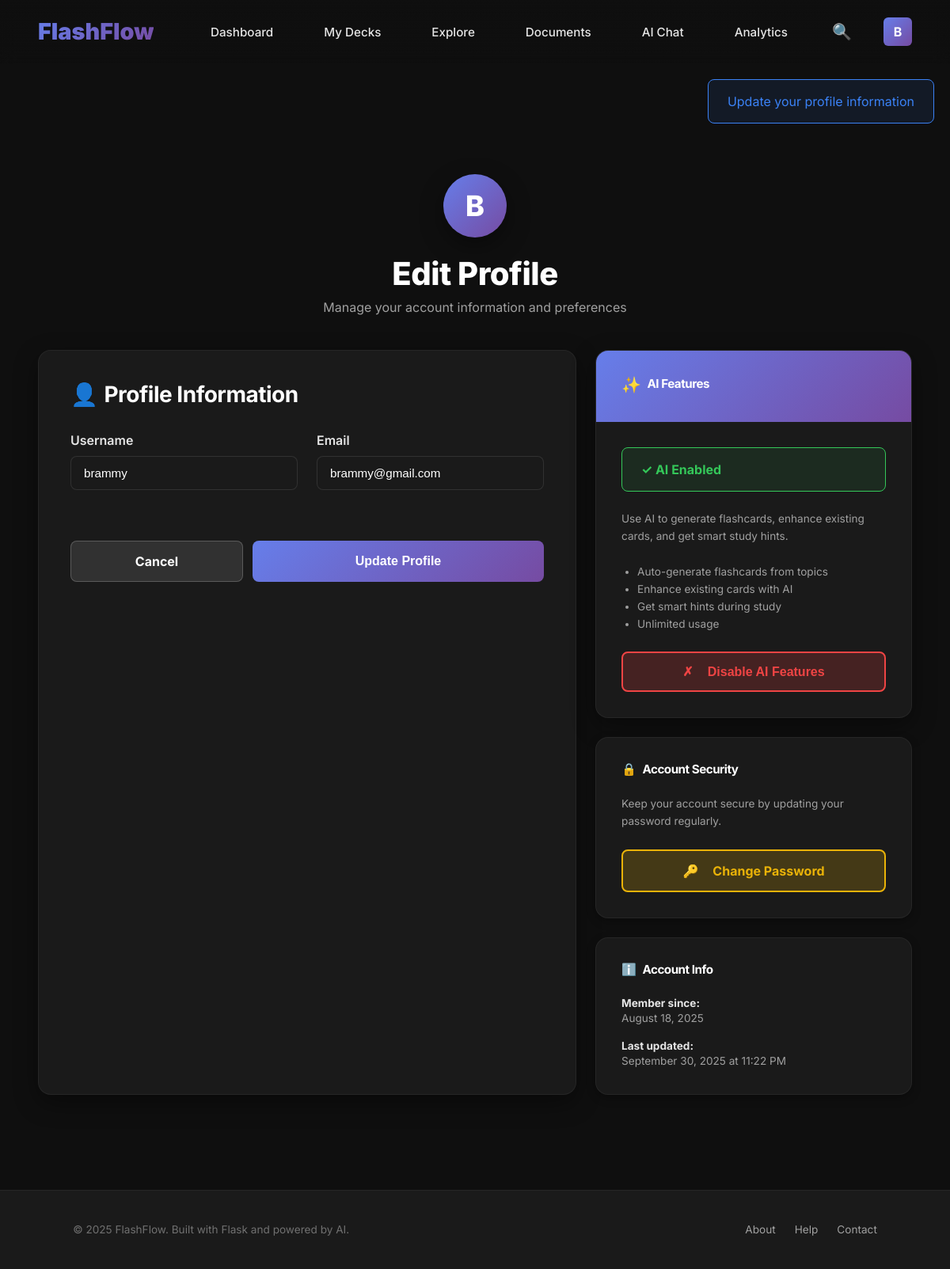
Page /auth/profile (signed in) on the committed database.
### app/models/user.py (models this page shows, shortened)
class User(UserMixin, BaseModel):
    __tablename__ = 'users'
    username = db.Column(db.String(80), unique=True, nullable=False)
    email = db.Column(db.String(120), unique=True, nullable=False)
    password_hash = db.Column(db.String(255), nullable=False)
    is_active = db.Column(db.Boolean, default=True, nullable=False)
    ai_enabled = db.Column(db.Boolean, default=True, nullable=False)  # Changed default to True
    ai_provider = db.Column(db.String(20), default='gemini', nullable=True)
    decks = db.relationship('Deck', backref='owner', lazy=True, cascade='all, delete-orphan')

### app/views/auth.py (the view)
@auth_bp.route('/profile', methods=['GET', 'POST'])
@login_required
def profile():
    form = ProfileForm(
        original_username=current_user.username,
        original_email=current_user.email
    )
    if form.validate_on_submit():
        AuthService.update(
            current_user,
            username=form.username.data,
            email=form.email.data
        )
        flash('Your profile has been updated successfully.', 'success')
        return redirect(url_for('auth.profile'))
    elif request.method == 'GET':
        form.username.data = current_user.username
        form.email.data = current_user.email
    return render_template('auth/profile.html', title='Profile', form=form)

### app/templates/auth/profile.html (shortened to what this page needs)
{% extends "base.html" %}
{% block content %}
<div style="padding-top: calc(var(--navbar-height) + var(--space-2xl)); padding-bottom: var(--space-2xl); min-height: 100vh;">
    <div class="container" style="max-width: 1200px;">
        <div style="text-align: center; margin-bottom: var(--space-xl);">
            <div style="display: inline-flex; align-items: center; justify-content: center; width: 80px; height: 80px; background: var(--gradient-primary); border-radius: var(--radius-full); margin-bottom: var(--space-md); box-shadow: var(--shadow-lg); font-size: 36px; color: white; font-weight: var(--font-weight-extrabold);">
                {{ current_user.username[0].upper() }}
            </div>
            <h1 style="font-size: var(--font-size-3xl); font-weight: var(--font-weight-extrabold); margin-bottom: 8px;">Edit Profile</h1>
            <p style="color: var(--color-text-tertiary); font-size: var(--font-size-md);">Manage your account information and preferences</p>
        </div>
        <div style="display: grid; grid-template-columns: 1fr 400px; gap: var(--space-md);">
            <div style="background: var(--color-bg-secondary); border: 1px solid var(--color-border-light); border-radius: var(--radius-xl); padding: var(--space-xl); box-shadow: var(--shadow-lg);">
                <h2 style="font-size: var(--font-size-xl); font-weight: var(--font-weight-bold); margin-bottom: var(--space-lg); display: flex; align-items: center; gap: 8px;">
                    <span>👤</span> Profile Information
                </h2>
                <form method="POST">
                    <div style="display: grid; grid-template-columns: 1fr 1fr; gap: var(--space-md);">
                        <div class="form-group">
                            <label for="{{ form.username.id }}" class="form-label">
                                {{ form.username.label.text }}
                            </label>
                            {{ form.username(class="form-input" + (" error" if form.username.errors else "")) }}
                        </div>
                        <div class="form-group">
                            <label for="{{ form.email.id }}" class="form-label">
                                {{ form.email.label.text }}
                            </label>
                            {{ form.email(class="form-input" + (" error" if form.email.errors else "")) }}
                        </div>
                    </div>
                    <div style="display: flex; gap: 12px; margin-top: var(--space-xl);">
                        <a href="{{ url_for('main.dashboard') }}" class="btn btn-secondary" style="flex: 1;">
                            Cancel
                        </a>
                        {{ form.submit(class="btn btn-primary", style="flex: 2;") }}
                    </div>
                </form>
            </div>
            <div style="display: flex; flex-direction: column; gap: var(--space-md);">
                <div style="background: var(--color-bg-secondary); border: 1px solid var(--color-border-light); border-radius: var(--radius-xl); overflow: hidden; box-shadow: var(--shadow-lg);">
                    <div style="background: var(--gradient-primary); padding: var(--space-lg); color: white;">
                        <h6 style="font-weight: var(--font-weight-bold); margin-bottom: 4px; display: flex; align-items: center; gap: 8px;">
                            <span style="font-size: 20px;">✨</span> AI Features
                        </h6>
                    </div>
                    <div style="padding: var(--space-lg);">
                        {% if current_user.ai_enabled %}
                            <div class="alert alert-success" style="margin-bottom: var(--space-md);">
                                <strong>✓ AI Enabled</strong>
                            </div>
                            <p style="color: var(--color-text-tertiary); font-size: var(--font-size-sm); margin-bottom: var(--space-md); line-height: var(--line-height-relaxed);">
                                Use AI to generate flashcards, enhance existing cards, and get smart study hints.
                            </p>
                            <ul style="margin: 0 0 var(--space-md) 20px; padding: 0; color: var(--color-text-tertiary); font-size: var(--font-size-sm); line-height: var(--line-height-relaxed);">
                                <li>Auto-generate flashcards from topics</li>
                                <li>Enhance existing cards with AI</li>
                                <li>Get smart hints during study</li>
                                <li>Unlimited usage</li>
                            </ul>
                            <form method="POST" action="{{ url_for('auth.toggle_ai') }}">
                                <button type="submit" class="btn" style="width: 100%; background: rgba(239, 68, 68, 0.2); border: 2px solid var(--color-danger); color: var(--color-danger);">
                                    <span style="margin-right: 8px;">✗</span>Disable AI Features
                                </button>
                            </form>
                        {% endif %}
                    </div>
                </div>
                <div style="background: var(--color-bg-secondary); border: 1px solid var(--color-border-light); border-radius: var(--radius-xl); padding: var(--space-lg); box-shadow: var(--shadow-md);">
                    <h6 style="font-weight: var(--font-weight-bold); margin-bottom: var(--space-md); display: flex; align-items: center; gap: 8px;">
                        <span>🔒</span> Account Security
                    </h6>
                    <p style="color: var(--color-text-tertiary); font-size: var(--font-size-sm); margin-bottom: var(--space-md); line-height: var(--line-height-relaxed);">
                        Keep your account secure by updating your password regularly.
                    </p>
                    <a href="{{ url_for('auth.change_password') }}" class="btn" style="width: 100%; background: rgba(234, 179, 8, 0.2); border: 2px solid var(--color-warning); color: var(--color-warning);">
                        <span style="margin-right: 8px;">🔑</span>Change Password
                    </a>
                </div>
                <div style="background: var(--color-bg-secondary); border: 1px solid var(--color-border-light); border-radius: var(--radius-xl); padding: var(--space-lg); box-shadow: var(--shadow-md);">
                    <h6 style="font-weight: var(--font-weight-bold); margin-bottom: var(--space-md); display: flex; align-items: center; gap: 8px;">
                        <span>ℹ️</span> Account Info
                    </h6>
                    <div style="font-size: var(--font-size-sm); color: var(--color-text-tertiary);">
                        <div style="margin-bottom: var(--space-sm);">
                            <strong style="color: var(--color-text-secondary);">Member since:</strong><br>
                            {{ current_user.created_at.strftime('%B %d, %Y') if current_user.created_at else 'Unknown' }}
                        </div>
                        <div>
                            <strong style="color: var(--color-text-secondary);">Last updated:</strong><br>
                            {{ current_user.updated_at.strftime('%B %d, %Y at %I:%M %p') if current_user.updated_at else 'Never' }}
                        </div>
                    </div>
                </div>
            </div>
        </div>
    </div>
</div>
{% endblock %}

### app/templates/base.html (shortened to what this page needs)
<!DOCTYPE html>
<html lang="en">
<head>
    <link href="https://cdn.jsdelivr.net/npm/bootstrap@5.3.0/dist/css/bootstrap-grid.min.css" rel="stylesheet">
    <link rel="stylesheet" href="https://cdn.jsdelivr.net/npm/bootstrap-icons@1.10.0/font/bootstrap-icons.css">
    <link rel="stylesheet" href="{{ url_for('static', filename='css/base.css') }}">
    <link rel="stylesheet" href="{{ url_for('static', filename='css/components.css') }}">
    <link rel="stylesheet" href="{{ url_for('static', filename='css/layouts.css') }}">
    <link rel="stylesheet" href="{{ url_for('static', filename='css/utilities.css') }}">
</head>
<body>
    <nav class="navbar">
        <div class="logo">
            <a href="{{ url_for('main.index') }}" style="text-decoration: none; color: inherit;">
                FlashFlow
            </a>
        </div>
        <div class="nav-links" id="navLinks">
            {% if current_user.is_authenticated %}
                <a href="{{ url_for('main.dashboard') }}"
                   class="nav-link {% if request.endpoint == 'main.dashboard' %}active{% endif %}">
                    Dashboard
                </a>
                <a href="{{ url_for('decks.index') }}"
                   class="nav-link {% if request.endpoint and 'decks' in request.endpoint %}active{% endif %}">
                    My Decks
                </a>
                <a href="{{ url_for('decks.public') }}"
                   class="nav-link {% if request.endpoint == 'decks.public' %}active{% endif %}">
                    Explore
                </a>
                <a href="{{ url_for('documents.library') }}"
                   class="nav-link {% if request.endpoint and 'documents' in request.endpoint %}active{% endif %}"
                   title="My Documents">
                    Documents
                </a>
                <a href="{{ url_for('chat.index') }}"
                   class="nav-link {% if request.endpoint and 'chat' in request.endpoint %}active{% endif %}"
                   title="AI Chat">
                    AI Chat
                </a>
                <a href="{{ url_for('mc_metrics.dashboard') }}"
                   class="nav-link {% if request.endpoint and 'mc_metrics' in request.endpoint %}active{% endif %}"
                   title="Metrics">
                    Analytics
                </a>
                <div class="search-container">
                    <span class="search-icon" title="Search decks">🔍</span>
                </div>
                <a href="{{ url_for('auth.profile') }}" class="profile-icon" title="{{ current_user.username }}">
                    {{ current_user.username[0].upper() }}
                </a>
            {% endif %}
        </div>
    </nav>
    <main class="main-content">
        {% block content %}{% endblock %}
    </main>
    <footer class="footer">
        <div class="container">
            <div class="footer-content">
                <div class="footer-text">
                    &copy; 2025 FlashFlow. Built with Flask and powered by AI.
                </div>
                <div class="footer-links">
                    <a href="{{ url_for('main.about') }}" class="footer-link">About</a>
                    <a href="{{ url_for('main.help') }}" class="footer-link">Help</a>
                    <a href="#" class="footer-link">Contact</a>
                </div>
            </div>
        </div>
    </footer>
</body>
</html>

### rows in the picture
User: username "B", username "brammy", email "brammy@gmail.com", created_at "August 18, 2025", updated_at "September 30, 2025 at 11:22 PM"
